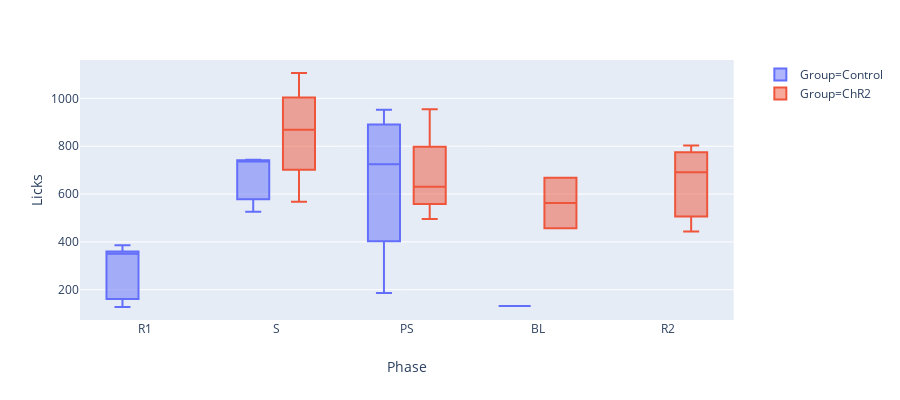

Notebook cell for this chart:
### Code cell
import plotly.express as px
px.box(df_resamp,x='Phase',y='Licks',
       color='Group',hover_name='Mouse_ID',height=400)#,
#       category_orders=['BL','S','PS','R1','R2'])#,points='suspectedoutliers')

### Figure 1 — Plotly figure (JSON) as saved in the notebook; plotly's stock layout.template omitted (floating-point values rounded to 4 significant figures)
{"data": [{"alignmentgroup": "True", "hoverlabel": {"namelength": 0}, "hovertemplate": "<b>%{hovertext}</b><br><br>Group=Control<br>Phase=%{x}<br>Licks=%{y}", "hovertext": [2, 1, 4, 22, 22, 3, 15, 14, 4, 14, 13, 1, 3], "legendgroup": "Group=Control", "marker": {"color": "#636efa"}, "name": "Group=Control", "notched": false, "offsetgroup": "Group=Control", "orientation": "v", "showlegend": true, "type": "box", "x": ["R1", "R1", "S", "PS", "BL", "PS", "PS", "R1", "S", "PS", "R1", "R1", "S"], "x0": " ", "xaxis": "x", "y": [128, 351, 736, 186, 132, 952, 619, 386, 526, 830, 172, 351, 743], "y0": " ", "yaxis": "y"}, {"alignmentgroup": "True", "hoverlabel": {"namelength": 0}, "hovertemplate": "<b>%{hovertext}</b><br><br>Group=ChR2<br>Phase=%{x}<br>Licks=%{y}", "hovertext": [16, 18, 9, 10, 7, 11, 10, 11, 9, 10, 18, 18, 17], "legendgroup": "Group=ChR2", "marker": {"color": "#EF553B"}, "name": "Group=ChR2", "notched": false, "offsetgroup": "Group=ChR2", "orientation": "v", "showlegend": true, "type": "box", "x": ["S", "R2", "BL", "S", "PS", "PS", "S", "R2", "R2", "S", "PS", "PS", "BL"], "x0": " ", "xaxis": "x", "y": [568, 803, 668, 902, 621, 641, 1106, 691, 444, 835, 496, 954, 457], "y0": " ", "yaxis": "y"}], "layout": {"boxmode": "group", "height": 400, "legend": {"tracegroupgap": 0}, "margin": {"t": 60}, "xaxis": {"anchor": "y", "domain": [0, 0.98], "title": {"text": "Phase"}}, "yaxis": {"anchor": "x", "domain": [0, 1], "title": {"text": "Licks"}}}}
